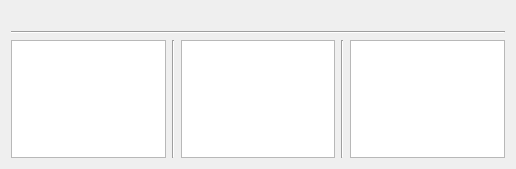
           <widget class="QWidget" name="scrollAreaWidgetContents_2">
            <property name="geometry">
             <rect>
              <x>0</x>
              <y>0</y>
              <width>516</width>
              <height>169</height>
             </rect>
            </property>
            <layout class="QGridLayout" name="gridLayout_11">
             <item row="2" column="0">
              <layout class="QHBoxLayout" name="horizontalLayout_5">
               <item>
                <widget class="QTableWidget" name="tableWidget_HexView_Address">
                 <property name="editTriggers">
                  <set>QAbstractItemView::NoEditTriggers</set>
                 </property>
                 <property name="selectionMode">
                  <enum>QAbstractItemView::SingleSelection</enum>
                 </property>
                 <property name="selectionBehavior">
                  <enum>QAbstractItemView::SelectRows</enum>
                 </property>
                 <property name="showGrid">
                  <bool>false</bool>
                 </property>
                 <attribute name="horizontalHeaderVisible">
                  <bool>false</bool>
                 </attribute>
                 <attribute name="verticalHeaderVisible">
                  <bool>false</bool>
                 </attribute>
                 <column>
                  <property name="text">
                   <string>Address</string>
                  </property>
                 </column>
                </widget>
               </item>
               <item>
                <widget class="Line" name="line_5">
                 <property name="orientation">
                  <enum>Qt::Vertical</enum>
                 </property>
                </widget>
               </item>
               <item>
                <widget class="QHexView" name="tableView_HexView_Hex"/>
               </item>
               <item>
                <widget class="Line" name="line_4">
                 <property name="orientation">
                  <enum>Qt::Vertical</enum>
                 </property>
                </widget>
               </item>
               <item>
                <widget class="QAsciiView" name="tableView_HexView_Ascii"/>
               </item>
               <item>
                <spacer name="horizontalSpacer_4">
                 <property name="orientation">
                  <enum>Qt::Horizontal</enum>
                 </property>
                 <property name="sizeHint" stdset="0">
                  <size>
                   <width>40</width>
                   <height>20</height>
                  </size>
                 </property>
                </spacer>
               </item>
              </layout>
             </item>
             <item row="0" column="0">
              <widget class="QLabel" name="label_HexView_Information">
               <property name="text">
                <string/>
               </property>
              </widget>
             </item>
             <item row="1" column="0">
              <widget class="Line" name="line_6">
               <property name="orientation">
                <enum>Qt::Horizontal</enum>
               </property>
              </widget>
             </item>
            </layout>
            <zorder></zorder>
            <zorder>label_HexView_Information</zorder>
            <zorder>line_6</zorder>
           </widget>
